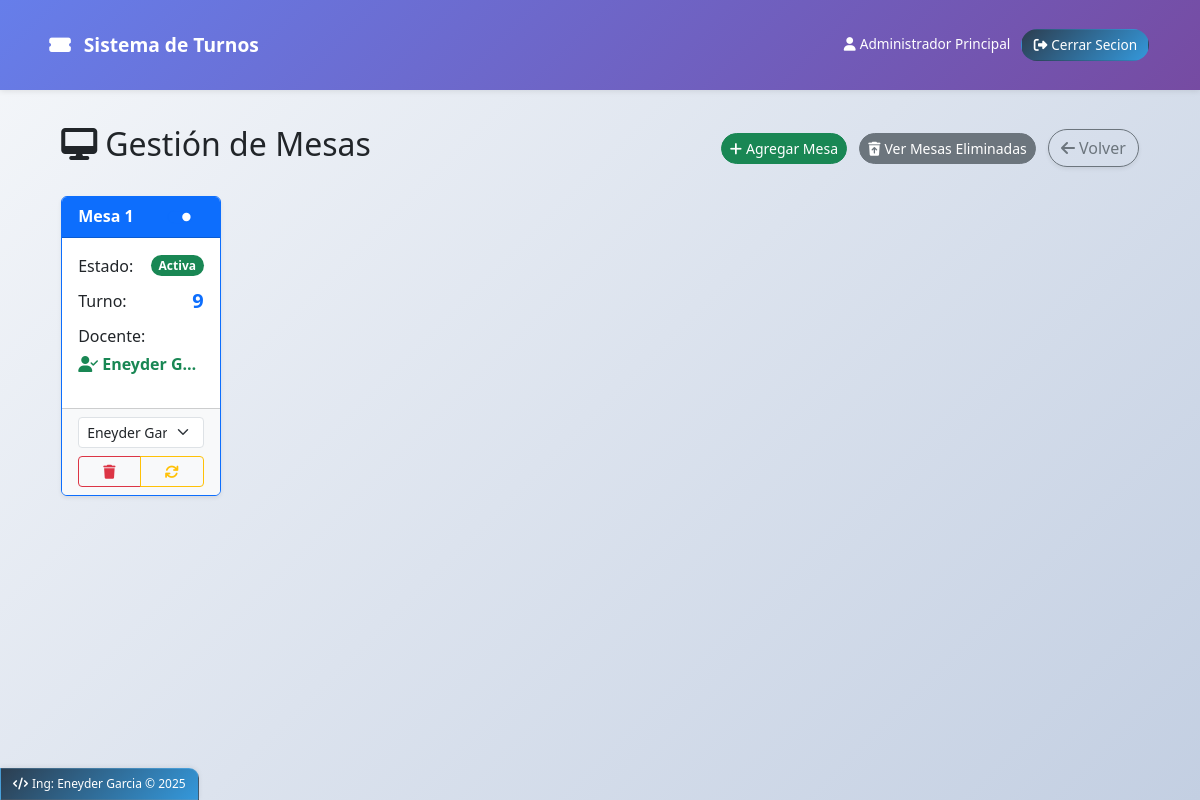
Screenshot of /admin/mesas (signed in) with the database file from the repository.
### models.py (models this page shows)
class Usuario(db.Model):
    __tablename__ = 'usuario'
    id = db.Column(db.Integer, primary_key=True)
    nombre = db.Column(db.String(100), nullable=False)
    email = db.Column(db.String(100), unique=True, nullable=False)
    password = db.Column(db.String(100), nullable=False)
    rol = db.Column(db.String(20), nullable=False)
    activo = db.Column(db.Boolean, default=True)
    def to_dict(self):
        return {
            'id': self.id,
            'nombre': self.nombre,
            'email': self.email,
            'rol': self.rol,
            'activo': self.activo,
            'mesa_id': self.mesa_asignada.id if self.mesa_asignada else None,
            'mesa': self.mesa_asignada.numero if self.mesa_asignada else None
        }

### app.py (the view)
@app.route('/admin/mesas')
@login_required
@admin_required
def admin_mesas():
    mesas = Mesa.query.filter_by(eliminada=False).all()
    docentes = Usuario.query.filter_by(rol='docente', activo=True).all()
    for docente in docentes:
        docente_dict = docente.to_dict()
        docente_dict['asignado'] = docente_ya_asignado(docente.id)
    return render_template('admin/mesas.html',
                         mesas=[m.to_dict() for m in mesas],
                         docentes=[d.to_dict() for d in docentes])

### app.py (called while the page is built, shortened)
def docente_ya_asignado(docente_id):
    if not docente_id:
        return False
    mesa_asignada = Mesa.query.filter_by(
        docente_id=docente_id,
        activa=True,
        eliminada=False
    ).first()
    return mesa_asignada is not None

@app.context_processor
def inject_now():
    return {'now': datetime.now()}

def login_required(f):
    @wraps(f)
    def decorated_function(*args, **kwargs):
        if 'usuario' not in session:
            flash('Debes iniciar sesión para acceder a esta página', 'warning')
            return redirect(url_for('login'))
        return f(*args, **kwargs)
    return decorated_function

def admin_required(f):
    @wraps(f)
    def decorated_function(*args, **kwargs):
        if 'usuario' not in session or session['usuario'].get('rol') != 'admin':
            flash('No tienes permisos para acceder a esta página', 'danger')
            return redirect(url_for('index'))
        return f(*args, **kwargs)
    return decorated_function

def inicializar_base_datos():
    with app.app_context():
        db.create_all()

@app.before_request
def create_tables():
    inicializar_base_datos()

### models.py (called while the page is built)
    def to_dict(self):
        return {
            'id': self.id,
            'numero': self.numero,
            'turno_actual': self.turno_actual,
            'activa': self.activa,
            'docente_id': self.docente_id,
            'docente': self.docente.nombre if self.docente else None,
            'eliminada': self.eliminada
        }

### templates/admin/mesas.html (shortened to what this page needs)
{% extends "base.html" %}
{% block content %}
<div class="container-fluid">
    <div class="d-flex justify-content-between align-items-center mb-4">
        <h2><i class="fas fa-desktop me-2"></i>Gestión de Mesas</h2>
        <div>
            <button class="btn btn-success btn-sm me-2 rounded-pill" onclick="crearMesa()">
                <i class="fas fa-plus me-1"></i>Agregar Mesa
            </button>
            <button class="btn btn-secondary btn-sm me-2 rounded-pill" data-bs-toggle="modal" data-bs-target="#mesasEliminadasModal">
                <i class="fas fa-trash-restore me-1"></i>Ver Mesas Eliminadas
            </button>
            <a href="{{ url_for('admin_dashboard') }}" class="btn btn-outline-secondary shadow-sm rounded-pill">
                <i class="fas fa-arrow-left me-1"></i>Volver
            </a>
        </div>
    </div>
    <div class="row" id="mesas-container">
        {% for mesa in mesas %}
        <div class="col-md-4 col-lg-3 col-xl-2 mb-4 mesa-card" id="mesa-{{ mesa.id }}">
            <div class="card h-100 shadow-sm border-{% if mesa.activa %}primary{% else %}secondary{% endif %}">
                <div class="card-header bg-{% if mesa.activa %}primary{% else %}secondary{% endif %} text-white d-flex justify-content-between align-items-center py-2">
                    <h6 class="card-title mb-0 fw-bold">Mesa {{ mesa.numero }}</h6>
                    <div class="form-check form-switch mb-0">
                        <input class="form-check-input" type="checkbox" {% if mesa.activa %}checked{% endif %}
                               onchange="toggleMesa({{ mesa.id }})" style="transform: scale(0.8);">
                    </div>
                </div>
                <div class="card-body py-3">
                    <div class="d-flex justify-content-between align-items-center mb-2">
                        <span class="fw-medium">Estado:</span>
                        {% if mesa.activa %}
                        <span class="badge bg-success rounded-pill">Activa</span>
                        {% else %}
                        <span class="badge bg-secondary rounded-pill">Inactiva</span>
                        {% endif %}
                    </div>
                    <div class="d-flex justify-content-between align-items-center mb-2">
                        <span class="fw-medium">Turno:</span>
                        <span class="fs-5 fw-bold text-primary">{{ mesa.turno_actual }}</span>
                    </div>
                    <div class="mb-3">
                        <span class="fw-medium d-block mb-1">Docente:</span>
                        {% if mesa.docente %}
                        <span class="text-success fw-semibold d-block text-truncate" style="max-width: 150px;" title="{{ mesa.docente }}">
                            <i class="fas fa-user-check me-1"></i>{{ mesa.docente }}
                        </span>
                        {% else %}
                        <span class="text-danger"><i class="fas fa-user-times me-1"></i>Sin asignar</span>
                        {% endif %}
                    </div>
                </div>
                <div class="card-footer bg-light py-2">
                    <select class="form-select form-select-sm mb-2 docente-select" id="docente-select-{{ mesa.id }}"
                            onchange="asignarDocente({{ mesa.id }})" {% if not mesa.activa %}disabled{% endif %}>
                        {% for docente in docentes %}
                        <option value="{{ docente.id }}"
                                {% if mesa.docente_id == docente.id %}selected{% endif %}
                                data-asignado="{{ 'true' if docente.asignado else 'false' }}"
                                data-mesa-actual="{{ mesa.id if mesa.docente_id == docente.id else '' }}">
                            {{ docente.nombre }}{% if docente.asignado and mesa.docente_id != docente.id %} (Asignado){% endif %}
                        </option>
                        {% endfor %}
                    </select>
                    <div class="btn-group w-100">
                        <button class="btn btn-outline-danger btn-sm" onclick="eliminarMesa({{ mesa.id }})" title="Eliminar mesa">
                            <i class="fas fa-trash"></i>
                        </button>
                        <button class="btn btn-outline-warning btn-sm" onclick="reiniciarTurno({{ mesa.id }})" title="Reiniciar turno">
                            <i class="fas fa-sync"></i>
                        </button>
                    </div>
                </div>
            </div>
        </div>
        {% endfor %}
    </div>
</div>
{% endblock %}

### templates/base.html (shortened to what this page needs)
<!DOCTYPE html>
<html lang="es">
<head>
    <link href="https://cdn.jsdelivr.net/npm/bootstrap@5.3.0/dist/css/bootstrap.min.css" rel="stylesheet">
    <link rel="stylesheet" href="https://cdnjs.cloudflare.com/ajax/libs/font-awesome/6.4.0/css/all.min.css">
</head>
<body>
    <nav class="navbar navbar-expand-lg navbar-dark">
        <div class="container">
            <a class="navbar-brand" href="{{ url_for('index') }}">
                <i class="fas fa-ticket-alt me-2"></i>
                Sistema de Turnos
            </a>
            <div class="collapse navbar-collapse" id="navbarNav">
                <ul class="navbar-nav ms-auto">
                    {% if session.usuario %}
                        <li class="nav-item">
                            <span class="nav-link text-white" style="border: none !important; background: none !important; padding: 0.3rem 0.5rem !important;">
                                <i class="fas fa-user me-1"></i>{{ session.usuario.nombre }}
                            </span>
                        </li>
                        <li class="nav-item">
                            <a class="nav-link nav-link-dark" href="{{ url_for('logout') }}">
                                <i class="fas fa-sign-out-alt me-1"></i>Cerrar Secion
                            </a>
                        </li>
                    {% endif %}
                </ul>
            </div>
        </div>
    </nav>
    <main class="container mt-3 fade-in">
        {% block content %}{% endblock %}
    </main>
    <footer class="custom-footer">
        <p class="mb-0">
            <i class="fas fa-code me-1"></i>Ing: Eneyder Garcia &copy; <span id="current-year"></span>
        </p>
    </footer>
</body>
</html>

### templates/base.html (style rules this page uses)
:root { --primary-gradient: linear-gradient(135deg, #667eea 0%, #764ba2 100%); --secondary-gradient: linear-gradient(135deg, #f093fb 0%, #f5576c 100%); --success-gradient: linear-gradient(135deg, #4facfe 0%, #00f2fe 100%); --dark-gradient: linear-gradient(135deg, #2c3e50 0%, #3498db 100%); }
body { display: flex; flex-direction: column; min-height: 100vh; position: relative; padding-bottom: 50px; background: linear-gradient(135deg, #f5f7fa 0%, #c3cfe2 100%); font-family: 'Segoe UI', Tahoma, Geneva, Verdana, sans-serif; }
main { flex: 1; }
.navbar { background: var(--primary-gradient) !important; box-shadow: 0 1px 6px rgba(0, 0, 0, 0.1); padding: 0.4rem 0; }
.navbar-brand { font-weight: 700; font-size: 1.2rem; }
.nav-link { font-weight: 500; padding: 0.3rem 0.7rem !important; border-radius: 18px; margin: 0 0.1rem; transition: all 0.2s ease; border: 1.5px solid transparent; font-size: 0.85rem; }
.nav-link-dark { background: var(--dark-gradient); color: white !important; }
.nav-link { position: relative; overflow: hidden; }
.nav-link::before { content: ''; position: absolute; top: 0; left: -100%; width: 100%; height: 100%; background: linear-gradient(90deg, transparent, rgba(255, 255, 255, 0.15), transparent); transition: 0.3s; }
.custom-footer { position: fixed; left: 0; bottom: 0; width: auto; background: var(--dark-gradient); padding: 6px 12px; border-top-right-radius: 10px; box-shadow: 0 -1px 5px rgba(0, 0, 0, 0.08); z-index: 1000; border: 1px solid rgba(255, 255, 255, 0.1); }
.custom-footer p { margin: 0; font-size: 0.75rem; color: white; font-weight: 500; }
.container { padding: 1.2rem; }
.fade-in { animation: fadeIn 0.3s ease-out; }

### rows the page displays
Usuario: usuario.nombre "Administrador Principal"
Usuario: numero "1", turno_actual "9", docente "Eneyder G…"

### other values shown
form field value "Eneyder Garcia"
